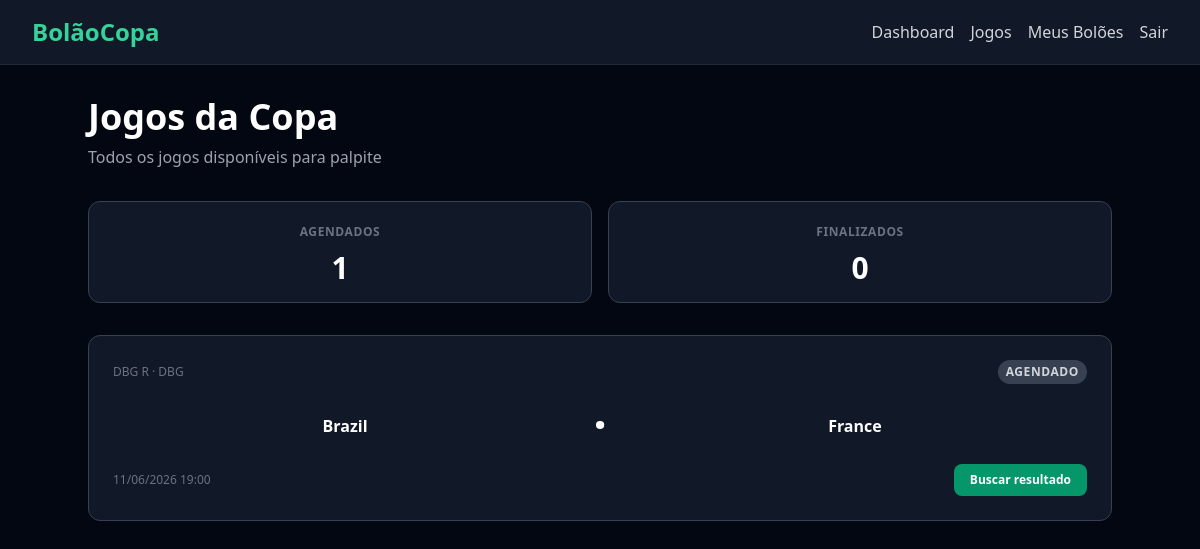
The app's page /matches/all/ (signed in), older data.
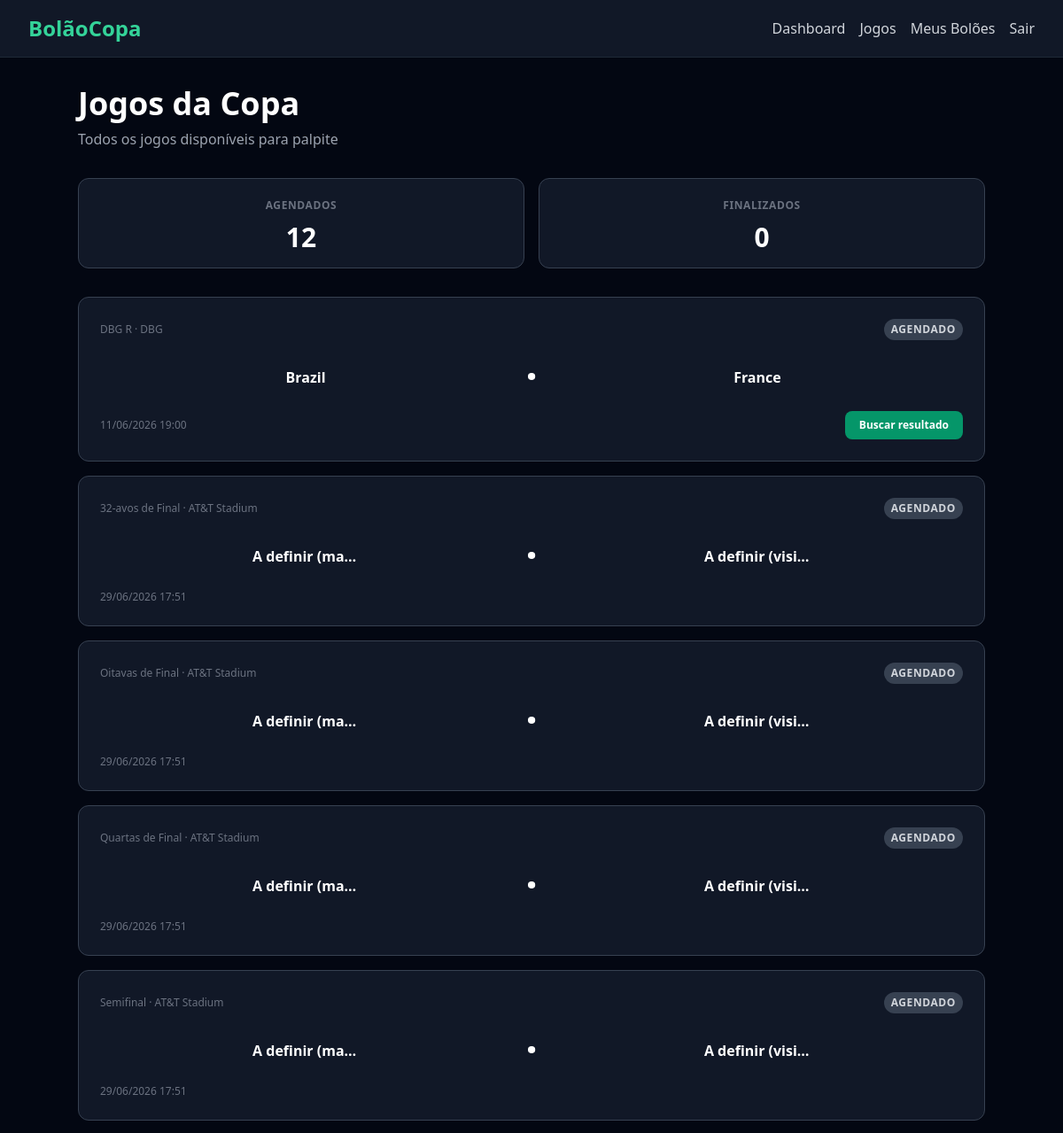
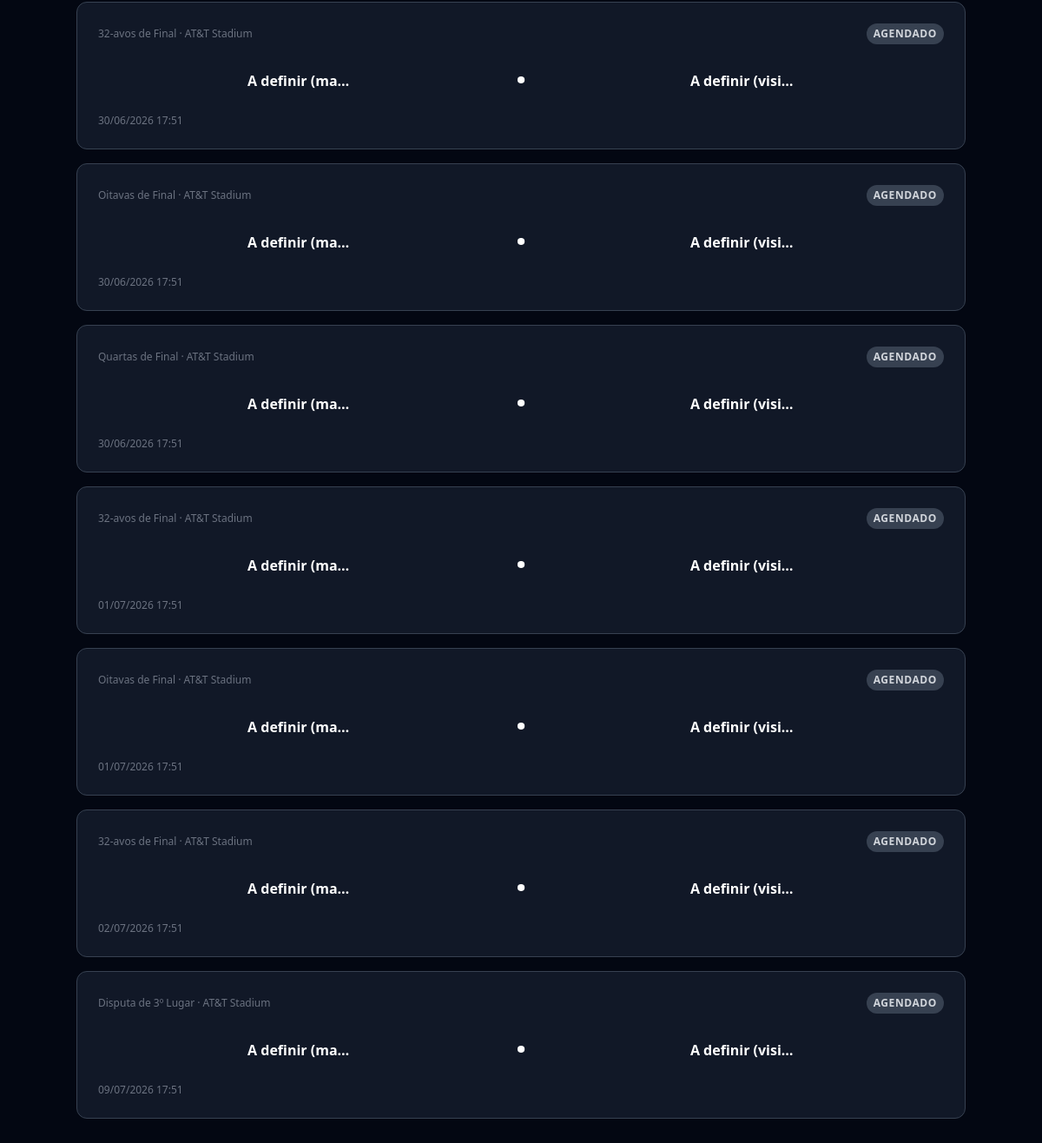
The same page, newer data (2 pictures, top to bottom).
### matches/models.py (models this page shows, shortened)
class Match(models.Model):
    STATUS_CHOICES = (
        ('agendado', 'Agendado'),
        ('em_andamento', 'Em andamento'),
        ('finalizado', 'Finalizado'),
    )
    round = models.ForeignKey(
        Round,
        on_delete=models.CASCADE,
        related_name='matches',
    )
    stadium = models.ForeignKey(
        Stadium,
        on_delete=models.PROTECT,
        related_name='matches',
    )
    home_team = models.ForeignKey(
        Team,
        on_delete=models.PROTECT,
        related_name='home_matches',
    )
    away_team = models.ForeignKey(
        Team,
        on_delete=models.PROTECT,
        related_name='away_matches',
    )
    match_datetime = models.DateTimeField()
    home_score = models.PositiveIntegerField(null=True, blank=True)
    away_score = models.PositiveIntegerField(null=True, blank=True)
    status = models.CharField(
        max_length=20,
        choices=STATUS_CHOICES,
        default='agendado',
    )
    external_id = models.PositiveIntegerField(
        null=True,
        blank=True,
        db_index=True,
    )
    penalties_home = models.PositiveSmallIntegerField(
        null=True,
        blank=True,
    )
    penalties_away = models.PositiveSmallIntegerField(
        null=True,
        blank=True,
    )
    elapsed_minute = models.PositiveSmallIntegerField(
        null=True,
        blank=True,
    )
    created_at = models.DateTimeField(auto_now_add=True)
    updated_at = models.DateTimeField(auto_now=True)
    class Meta:
        ordering = ('match_datetime',)

class Round(models.Model):
    PHASE_CHOICES = (
        ('grupo', 'Fase de Grupos'),
        ('trinta_dois_avos', '32-avos de Final'),
        ('oitavas', 'Oitavas de Final'),
        ('quartas', 'Quartas de Final'),
        ('semi', 'Semifinal'),
        ('terceiro_lugar', 'Terceiro Lugar'),
        ('final', 'Final'),
    )
    name = models.CharField(max_length=100)
    order = models.PositiveIntegerField()
    phase = models.CharField(max_length=20, choices=PHASE_CHOICES)
    start_date = models.DateField(null=True, blank=True)
    end_date = models.DateField(null=True, blank=True)
    created_at = models.DateTimeField(auto_now_add=True)
    updated_at = models.DateTimeField(auto_now=True)
    class Meta:
        ordering = ('order',)

class Stadium(models.Model):
    name = models.CharField(max_length=200)
    city = models.CharField(max_length=100)
    country = models.CharField(max_length=100)
    capacity = models.PositiveIntegerField()
    created_at = models.DateTimeField(auto_now_add=True)
    updated_at = models.DateTimeField(auto_now=True)

class Team(models.Model):
    class Confederation(models.TextChoices):
        CONMEBOL = 'CONMEBOL', 'CONMEBOL'
        UEFA = 'UEFA', 'UEFA'
        CAF = 'CAF', 'CAF'
        AFC = 'AFC', 'AFC'
        OFC = 'OFC', 'OFC'
        CONCACAF = 'CONCACAF', 'CONCACAF'
    name = models.CharField(max_length=100)
    name_en = models.CharField(max_length=100, blank=True, default='')
    country_code = models.CharField(max_length=3, unique=True)
    flag_emoji = models.CharField(max_length=10, blank=True)
    confederation = models.CharField(
        max_length=10,
        choices=Confederation.choices,
        blank=True,
    )
    created_at = models.DateTimeField(auto_now_add=True)
    updated_at = models.DateTimeField(auto_now=True)

### matches/views.py (the view)
# urls.py: path('all/', MatchListView.as_view(), name='match_list'),
class MatchListView(LoginRequiredMixin, ListView):
    model = Match
    template_name = 'matches/match_list.html'
    context_object_name = 'matches'
    paginate_by = 20
    def get_queryset(self):
        return Match.objects.select_related(
            'home_team', 'away_team', 'stadium', 'round',
        ).order_by('match_datetime')
    def get_context_data(self, **kwargs):
        context = super().get_context_data(**kwargs)
        user_pool_match_ids = set(
            Prediction.objects.filter(
                user=self.request.user,
            ).values_list('match_id', flat=True)
        )
        match_items = []
        for match in context['matches']:
            match_items.append({
                'match': match,
                'home_team': match.home_team,
                'away_team': match.away_team,
                'match_datetime': match.match_datetime,
                'stadium': match.stadium,
                'round': match.round,
                'status': match.status,
                'user_has_predicted': match.pk in user_pool_match_ids,
            })
        context['match_items'] = match_items
        context['upcoming_count'] = Match.objects.filter(
            status='agendado',
        ).count()
        context['finished_count'] = Match.objects.filter(
            status='finalizado',
        ).count()
        return context

### templates/matches/match_list.html (shortened to what this page needs)
{% extends 'base.html' %}
{% block content %}
<div class='max-w-5xl mx-auto'>
    <div class='mb-8'>
        <h1 class='text-3xl md:text-4xl font-bold text-white'>Jogos da Copa</h1>
        <p class='text-gray-400 mt-2'>Todos os jogos disponíveis para palpite</p>
    </div>
    <div class='grid grid-cols-2 gap-4 mb-8'>
        <div class='bg-gray-900 border border-gray-700 rounded-xl p-4 text-center'>
            <span class='text-xs font-semibold uppercase tracking-wider text-gray-500'>Agendados</span>
            <p class='text-3xl font-bold text-white mt-2'>{{ upcoming_count }}</p>
        </div>
        <div class='bg-gray-900 border border-gray-700 rounded-xl p-4 text-center'>
            <span class='text-xs font-semibold uppercase tracking-wider text-gray-500'>Finalizados</span>
            <p class='text-3xl font-bold text-white mt-2'>{{ finished_count }}</p>
        </div>
    </div>
    {% if match_items %}
        <div class='space-y-4'>
            {% for item in match_items %}
                {% include 'live/partials/match_card.html' with match=item.match user_has_predicted=item.user_has_predicted %}
            {% endfor %}
        </div>
    {% else %}
        <div class='bg-gray-900 border border-gray-700 rounded-xl p-8 text-center'>
            <p class='text-gray-400 text-lg'>Nenhum jogo disponível no momento.</p>
        </div>
    {% endif %}
</div>
{% endblock %}

### templates/live/partials/match_card.html (shortened to what this page needs)
<article data-match-id='{{ match.id }}' data-live='{% if match.status == "em_andamento" %}1{% else %}0{% endif %}' class='bg-gray-900 border border-gray-700 rounded-xl p-6 hover:border-emerald-500/50 transition-colors duration-200'>
    <div class='flex items-center justify-between mb-3 gap-2 flex-wrap'>
        <span class='text-xs text-gray-500'>{{ match.round.name }} &middot; {{ match.stadium.name }}</span>
        <div class='flex items-center gap-2'>
            {% if match.status == 'agendado' %}
                <span class='text-xs font-semibold uppercase tracking-wider px-2 py-1 rounded-full bg-gray-700 text-gray-300'>Agendado</span>
            {% elif match.status == 'em_andamento' %}
                {% include 'live/partials/live_badge.html' %}
            {% elif match.status == 'finalizado' %}
                <span class='text-xs font-semibold uppercase tracking-wider px-2 py-1 rounded-full bg-amber-600/20 text-amber-400'>Finalizado</span>
            {% endif %}
        </div>
    </div>
    {% include 'live/partials/score_display.html' %}
    <div class='flex items-center justify-between mt-4 text-xs text-gray-500 gap-2 flex-wrap'>
        <span>{{ match_datetime_label|default:match.match_datetime|date:'d/m/Y H:i' }}</span>
        {% include 'live/partials/sync_button.html' %}
    </div>
</article>

### templates/live/partials/score_display.html (shortened to what this page needs)
<div class='flex items-center justify-between gap-4 my-4'>
    <div class='flex flex-col items-center gap-1 flex-1 min-w-0'>
        <span class='text-white font-semibold truncate max-w-[120px]'>{{ match.home_team.name }}</span>
    </div>
    <div class='flex flex-col items-center gap-1'>
        <span class='text-5xl font-bold text-white tabular-nums'>
            {% if match.home_score is not None and match.away_score is not None %}
                {{ match.home_score }} x {{ match.away_score }}
            {% else %}
                &middot;
            {% endif %}
        </span>
    </div>
    <div class='flex flex-col items-center gap-1 flex-1 min-w-0'>
        <span class='text-white font-semibold truncate max-w-[120px]'>{{ match.away_team.name }}</span>
    </div>
</div>

### templates/live/partials/sync_button.html (shortened to what this page needs)
{% if match.external_id and user.is_authenticated %}
    <form method='post'
          action='{% url "match_sync" match.id %}'
          class='inline-block'
          data-sync>
        <button type='submit'
                data-sync-target
                class='bg-emerald-600 hover:bg-emerald-500 text-white font-semibold rounded-lg px-4 py-2 transition-colors duration-200 disabled:opacity-50 disabled:cursor-not-allowed'>
            <span data-sync-label>Buscar resultado</span>
        </button>
    </form>
{% endif %}

Row changes from the older to the newer data that the page shows:
added Match: round.name "32-avos de Final", stadium.name "AT&T Stadium", status "AGENDADO", home_team.name "A definir (ma…", away_team.name "A definir (visi…", match_datetime "29/06/2026 17:51"
added Match: round.name "Oitavas de Final", stadium.name "AT&T Stadium", status "AGENDADO", home_team.name "A definir (ma…", away_team.name "A definir (visi…", match_datetime "29/06/2026 17:51"
added Match: round.name "Quartas de Final", stadium.name "AT&T Stadium", status "AGENDADO", home_team.name "A definir (ma…", away_team.name "A definir (visi…", match_datetime "29/06/2026 17:51"
added Match: round.name "Semifinal", stadium.name "AT&T Stadium", status "AGENDADO", home_team.name "A definir (ma…", away_team.name "A definir (visi…", match_datetime "29/06/2026 17:51"
added Match: round.name "32-avos de Final", stadium.name "AT&T Stadium", status "AGENDADO", home_team.name "A definir (ma…", away_team.name "A definir (visi…", match_datetime "30/06/2026 17:51"
added Match: round.name "Oitavas de Final", stadium.name "AT&T Stadium", status "AGENDADO", home_team.name "A definir (ma…", away_team.name "A definir (visi…", match_datetime "30/06/2026 17:51"
added Match: round.name "Quartas de Final", stadium.name "AT&T Stadium", status "AGENDADO", home_team.name "A definir (ma…", away_team.name "A definir (visi…", match_datetime "30/06/2026 17:51"
added Match: round.name "32-avos de Final", stadium.name "AT&T Stadium", status "AGENDADO", home_team.name "A definir (ma…", away_team.name "A definir (visi…", match_datetime "01/07/2026 17:51"
added Match: round.name "Oitavas de Final", stadium.name "AT&T Stadium", status "AGENDADO", home_team.name "A definir (ma…", away_team.name "A definir (visi…", match_datetime "01/07/2026 17:51"
added Match: round.name "32-avos de Final", stadium.name "AT&T Stadium", status "AGENDADO", home_team.name "A definir (ma…", away_team.name "A definir (visi…", match_datetime "02/07/2026 17:51"
added Match: round.name "Disputa de 3º Lugar", stadium.name "AT&T Stadium", status "AGENDADO", home_team.name "A definir (ma…", away_team.name "A definir (visi…", match_datetime "09/07/2026 17:51"
Text that changed along with them:
{{ upcoming_count }}: "1" → "12"
